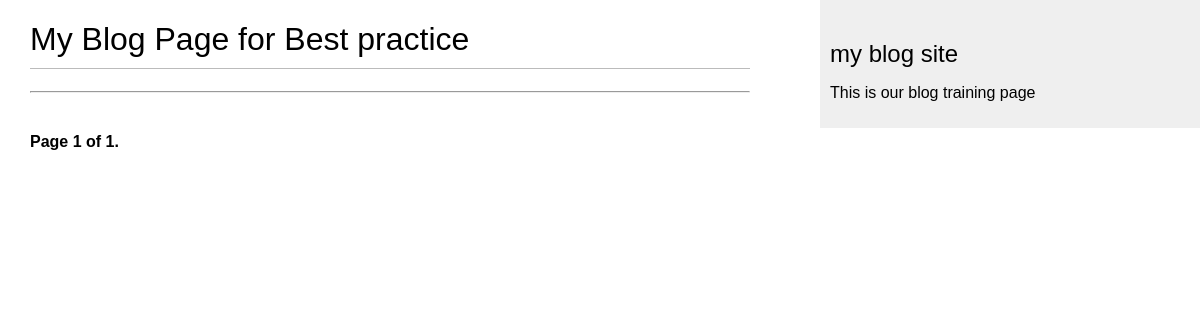
The page /blog/ on the database as committed earlier.
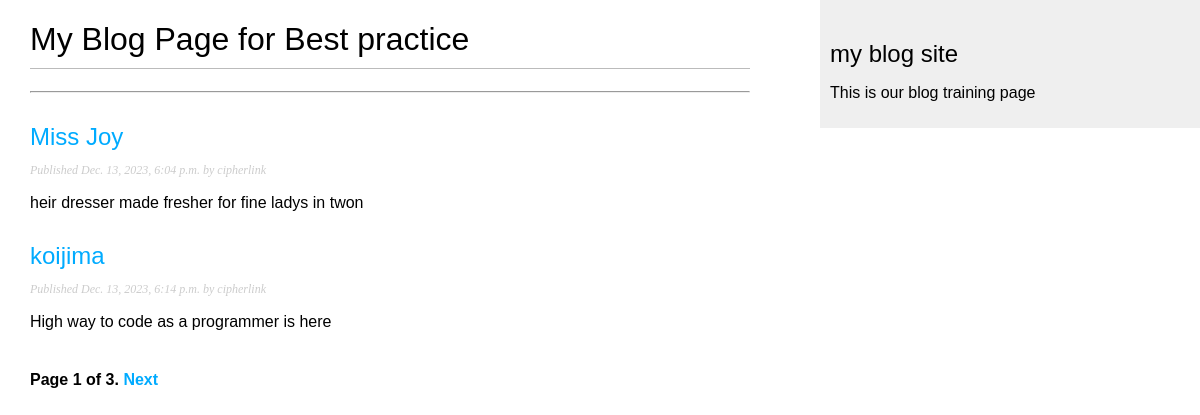
The same page on the database as committed later.
### blog/models.py (models this page shows)
class Post(models.Model):
    def get_absolute_url(self):
        return reverse('blog:post_detail',
                       args=[self.publish.year,
                             self.publish.month,
                             self.publish.day,
                             self.slug])
    class Status(models.TextChoices):
        DRAFT = 'DF', 'Draft'
        PUBLISHED = 'PB', 'Published'
    title = models.CharField(max_length=200)
    slug = models.CharField(max_length=200,
                            unique_for_date='publish')
    author = models.ForeignKey(User,
                               on_delete=models.CASCADE,
                               related_name='blog_posts')
    body = models.TextField()
    publish = models.DateTimeField(default=timezone.now)
    created = models.DateTimeField(auto_now_add=True)
    updated = models.DateField(auto_now=True)
    status = models.CharField(max_length=2,
                              choices=Status.choices,
                              default=Status.DRAFT)
    objects = models.Manager()
    published = PublishedManager()

### blog/views.py (the view)
# urls.py: path('', views.PostListView.as_view(), name='post_list'),
class PostListView(ListView):
    queryset = Post.published.all()
    context_object_name = 'posts'
    paginate_by = 2
    template_name = 'blog/post/list.html'

### blog/templates/blog/post/list.html (shortened to what this page needs)
{% extends "blog/base.html" %}
{% block content %}
    <h1>My Blog Page for Best practice</h1><hr>
{% for post in posts %}
    <h2>
    <a href="{{ post.get_absolute_url }}">
         {{ post.title }}
    </a>
    </h2>
    <p class="date">
        Published {{ post.publish }} by {{ post.author }}
    </p>
{{ post.body|truncatewords:30|linebreaks }}
   {% endfor %}
   {% include "page/pagination.html" with page=page_obj %}
{% endblock %}

Rows that differ between the two databases and show on the page:
now on this page (row edited): Post: title "Miss Joy", publish "Dec. 13, 2023, 6:04 p.m.", author "cipherlink", body "heir dresser made fresher for fine ladys in twon"
now on this page (row edited): Post: title "koijima", publish "Dec. 13, 2023, 6:14 p.m.", author "cipherlink", body "High way to code as a programmer is here"
Other text that changed with them:
{{ page.paginator.num_pages }}: "1" → "3"
text now shown: "Next"
